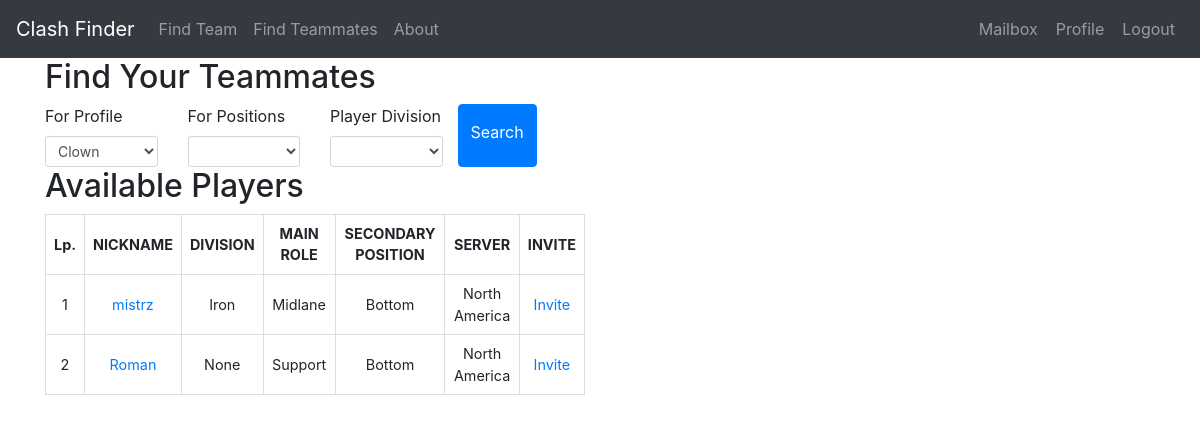
Page /findteammates (signed in) on the earlier database version.
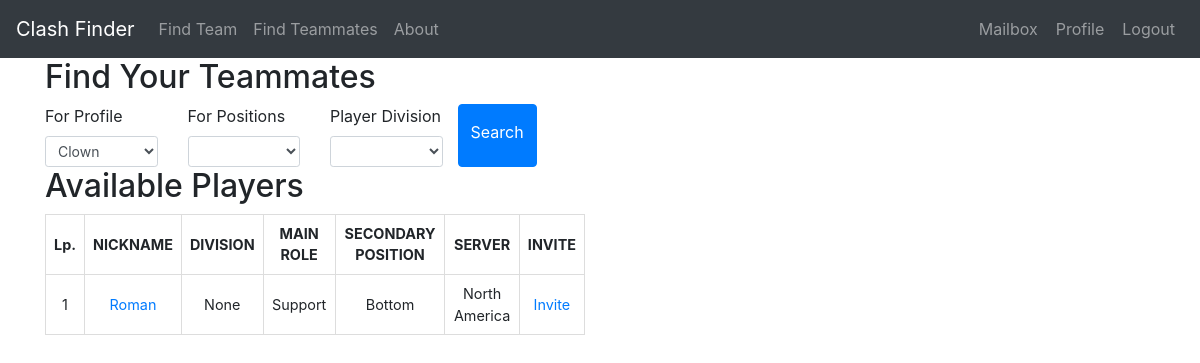
Same page on the later database version.
### models.py (models this page shows)
class Profile(UserMixin, db.Model):
    id = db.Column(db.Integer, primary_key=True)
    nickname = db.Column(db.String(64), index=True, unique=True)
    server = db.Column(db.String(10), index=True)
    division = db.Column(db.String(20), index=True)
    best_position = db.Column(db.String(20), index=True)
    alternative_position = db.Column(db.String(20), index=True)
    user_id = db.Column(db.Integer, db.ForeignKey('user.id'))
    clash_team = db.relationship('ClashTeam', backref='host', lazy='dynamic')
    invitation_in = db.relationship('ClashInvitation', backref='invitedguest', lazy='dynamic',
                                    cascade="all, delete, delete-orphan")
    request_out = db.relationship('ClashRequest', backref='candidate', lazy='dynamic',
                                  cascade="all, delete, delete-orphan")
    reported = db.relationship('ReportPlayer', backref='Reported', lazy='dynamic',
                               cascade="all, delete, delete-orphan")

### routes.py (the view, shortened to what this page needs)
@app.route('/findteammates', methods=['GET', 'POST'])
@login_required
def findteammates():
    user = User.query.filter_by(username=current_user.username).first_or_404()
    user_profiles = Profile.query.filter_by(user_id=user.id).all()
    user_profiles_id = []
    for user_profile in user_profiles:
        user_profiles_id.append(user_profile.id)
    find_teammates = Profile.query.filter(
        Profile.id.notin_(user_profiles_id)).all()
    if len(find_teammates) == 0:
        find_teammates = []
    form = SearchingProfile(user_id=user.id)
    return render_template('findteammates.html', get_server_short_name=get_server_short_name, find_teammates=find_teammates, form=form, user=user, user_profiles=user_profiles)

### forms.py
class SearchingProfile(FlaskForm):
    profile = SelectField('For Profile', validators=[
                          DataRequired()], choices=[], default=None)
    divisions = SelectField('Player Division', choices=divisions)
    role = SelectField('For Positions', choices=positions)
    submit = SubmitField('Search')
    def __init__(self, user_id, *args, **kwargs):
        super(SearchingProfile, self).__init__(*args, **kwargs)
        self.profile.choices = [(p.id, p.nickname)
                                for p in Profile.query.filter_by(user_id=user_id)]

### forms.py (called while the page is built)
def get_server_short_name(server_name):
    for server in servers:
        if server[0] == server_name:
            return server[1]
    return ''

### models.py (called while the page is built)
@login.user_loader
def load_user(id):
    return User.query.get(int(id))

### templates/findteammates.html (shortened to what this page needs)
{% extends "base.html" %}
{% block content %}
<div class="container">
	<div class="row">
		<div class="col-sm-6">
			<h2>Find Your Teammates</h2>
			<form method="POST" action="{{ url_for('findteammates') }}">
				<div class="row">
					<div class="col-md-3">
						{{ form.profile.label(class="form-control-label") }}
						{{ form.profile(class="form-control form-control-sm") }}
					</div>
					<div class="col-md-3">
						{{ form.role.label(class="form-control-label") }}
						{{ form.role(class="form-control form-control-sm") }}
					</div>
					<div class="col-md-3">
						{{ form.divisions.label(class="form-control-label") }}
						{{ form.divisions(class="form-control form-control-sm") }}
					</div>
					<button type="submit" class="btn btn-primary">{{ form.submit.label }}</button>
					<br>
				</div>
			</form>
			<h2>Available Players</h2>
			<div class="clash-available-teams">
				{% if find_teammates %}
				<table>
					<thead>
						<tr>
							<th>Lp.</th>
							<th>NICKNAME</th>
							<th>DIVISION</th>
							<th>MAIN ROLE</th>
							<th>SECONDARY POSITION</th>
							<th>SERVER</th>
							<th>INVITE</th>
						</tr>
					</thead>
					<tbody>
						{% for teammate in find_teammates %}
						<tr>
							<td>{{ loop.index }}</td>
							<td><a
									href="{{ url_for('profile', nickname=teammate.nickname, server=get_server_short_name(teammate.server).lower()) }}">{{
									teammate.nickname }}</a></td>
							<td>{{ teammate.division }}</td>
							<td>{{ teammate.best_position }}</td>
							<td>{{ teammate.alternative_position }}</td>
							<td>{{ teammate.server }}</td>
							<td><a
									href="{{ url_for('inviteteammates', user_id=user.id, guest_id=teammate.id) }}">Invite</a>
							</td>
						</tr>
						{% endfor %}
					</tbody>
				</table>
				{% else %}
				<p>There are currently no players meeting your requirements.</p>
				{% endif %}
			</div>
		</div>
	</div>
</div>
{% endblock %}

Differences in the rows shown:
removed Profile: nickname "mistrz", division "Iron", best_position "Midlane", alternative_position "Bottom", server "North America"
